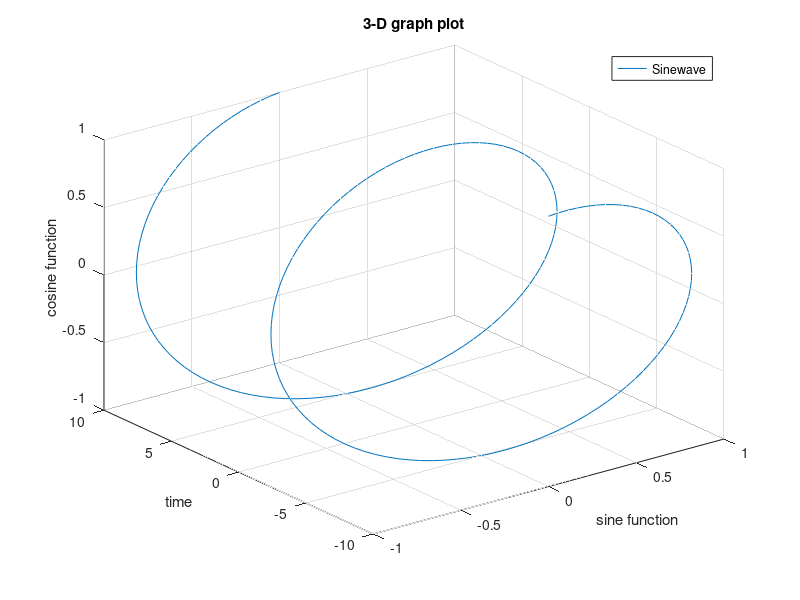

The MATLAB source for this figure:
t = -10 :0.1:10;
y1 = sin(2*pi*t/10);
y2 = cos(2*pi*t/10);
x = y1;
y = t;
z = y2;
figure
plot3(x,y,z);
grid on
title("3-D graph plot");
xlabel("sine function");
ylabel("time");
zlabel("cosine function");
axis tight
legend('Sinewave','Cosinewave');